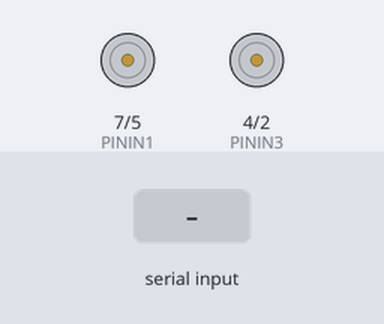
Simulated run of this sketch. Board: Arduino Uno, built with avr-gcc and run on an emulated ATmega328P. Parts: motor-driver pin pairs drawn as motors (green arrow = first pin HIGH = forward, orange = second pin HIGH = backward, longer = more drive, scaled by the enable pin). Inputs (shaded band) come from the test bench.

Above: at 1.2 s.
1.3 s: "w;" received over the second serial link
At 2.0 s:
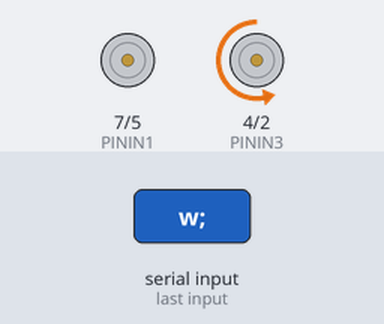
2.8 s: "d;" received over the second serial link
At 3.1 s:
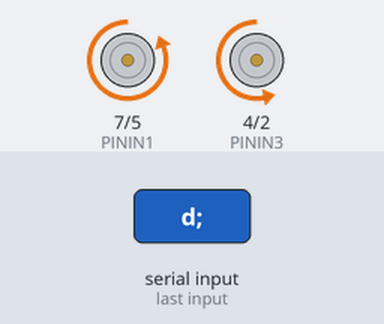
4.3 s: "s;" received over the second serial link
At 5.4 s:
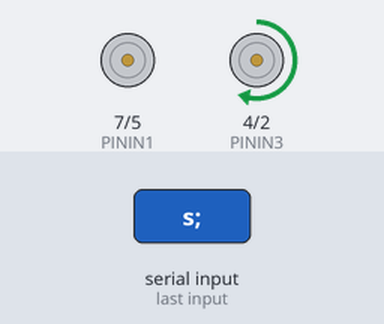
5.8 s: "a;" received over the second serial link
At 6.6 s:
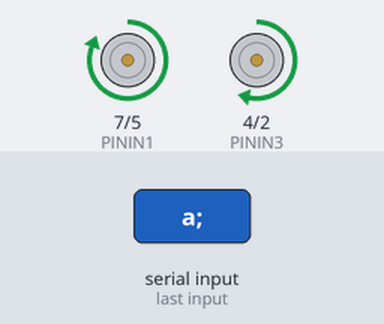
7.3 s: "c;" received over the second serial link
At 7.7 s:
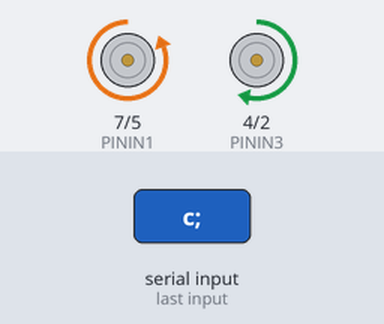
8.8 s: "q;" received over the second serial link
At 10.1 s:
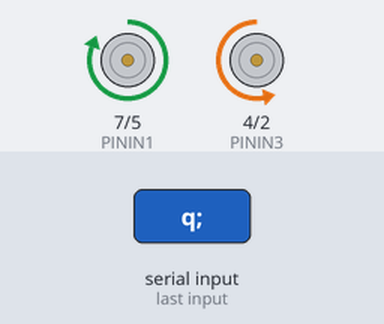
Timing chart, 0 to 11.3 s (numbered marks = the images above; inputs shaded):
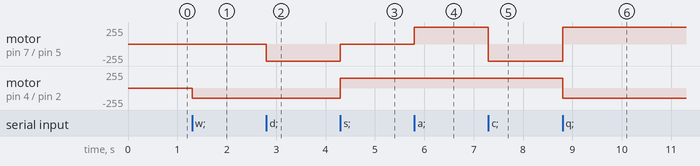

Measured:
- after the input at 1.3 s, motor on pin 4 (PININ3) / pin 2 (PININ4): stopped → backward 150/255 at once
- after the input at 2.8 s, motor on pin 7 (PININ1) / pin 5 (PININ2): stopped → backward 255/255 at once
- after the input at 4.3 s, motor on pin 7 (PININ1) / pin 5 (PININ2): backward 255/255 → stopped at once; motor on pin 4 (PININ3) / pin 2 (PININ4): backward 150/255 → forward 150/255 at once
- after the input at 5.8 s, motor on pin 7 (PININ1) / pin 5 (PININ2): stopped → forward 255/255 at once
- after the input at 7.3 s, motor on pin 7 (PININ1) / pin 5 (PININ2): forward 255/255 → backward 255/255 at once
- after the input at 8.8 s, motor on pin 7 (PININ1) / pin 5 (PININ2): backward 255/255 → forward 255/255 at once; motor on pin 4 (PININ3) / pin 2 (PININ4): forward 150/255 → backward 150/255 at once

The sketch:

ferrari_arduino.ino
```cpp
#include <SoftwareSerial.h>

#define PININ1 7
#define PININ2 5
#define PININ3 4
#define PININ4 2
#define PINENA 6
#define PINENB 3

#define PINTX 9
#define PINRX 8

#define TURN_SPEED 255
int SPEED;

char goAhead;
char turn;

SoftwareSerial bluetooth(PINRX, PINTX);

void setup() {

  initPins();
  setCarSpeed(150);
  bluetooth.print("Velocidade: ");
  bluetooth.println(SPEED);

}

void loop() {

  if (bluetooth.available()) {

    String option = bluetooth.readStringUntil(';');
    ferrari_control(option);

  }

}
```

controle_motor.ino
```cpp
void ferrari_control(String option) {

  if (option.charAt(0) == 'w') { // frente
    goAhead = 'w';
    turn = '0';

  } else if (option.charAt(0) == 'd') { // direita
    turn = 'd';

  } else if (option.charAt(0) == 's') { // tras
    goAhead = 's';
    turn = '0';

  } else if (option.charAt(0) == 'a') { // esquerda
    turn = 'a';

  } else if (option.charAt(0) == 'e') { // frente direita
    goAhead = 'w';
    turn = 'd';

  } else if (option.charAt(0) == 'c') { // tras direita
    goAhead = 's';
    turn = 'd';

  } else if (option.charAt(0) == 'z') { // tras esquerda
    goAhead = 's';
    turn = 'a';

  } else if (option.charAt(0) == 'q') { // tras direita
    goAhead = 'w';
    turn = 'a';

  } else if (option.charAt(0) == 'x') { // Aumenta velocidade máxima
    setCarSpeed(10);
    bluetooth.print("Velocidade: ");
    bluetooth.println(SPEED);

  } else if (option.charAt(0) == 'y') { // Diminui velocidade máxima
    setCarSpeed(-10);
    bluetooth.print("Velocidade: ");
    bluetooth.println(SPEED);

  } else { // parado
    goAhead = '0';
    turn = '0';

  }

  engineControl();

}

void engineControl() {

  if (goAhead == 'w') {
    motorControl(SPEED);
  } else if (goAhead == 's') {
    motorControl(-SPEED);
  } else {
    motorControl(0);
  }

  if (turn == 'd') {
    motorTurn(TURN_SPEED);
  } else if (turn == 'a') {
    motorTurn(-TURN_SPEED);
  } else {
    motorTurn(0);
  }

}

void motorControl(int ferrariSpeed) {

  if (ferrariSpeed < 0)   {
    ferrariSpeed *= -1;
    digitalWrite(PININ3, HIGH);
    digitalWrite(PININ4, LOW);
  } else {
    digitalWrite(PININ3, LOW);
    digitalWrite(PININ4, HIGH);
  }

  analogWrite(PINENB, ferrariSpeed);

}

void motorTurn(int ferrariSpeed) {

  if (ferrariSpeed < 0)   {
    ferrariSpeed *= -1;
    digitalWrite(PININ1, HIGH);
    digitalWrite(PININ2, LOW);
  } else {
    digitalWrite(PININ1, LOW);
    digitalWrite(PININ2, HIGH);
  }

  analogWrite(PINENA, ferrariSpeed);

}

void setCarSpeed(int carSpeed) {
  SPEED += carSpeed;

  if (SPEED > 255) {
    SPEED = 255;
  } else if (SPEED < 0) {
    SPEED = 0;
  }

}
```

init.ino
```cpp
void initPins() {

  pinMode(PININ1, OUTPUT);
  pinMode(PININ2, OUTPUT);
  pinMode(PININ3, OUTPUT);
  pinMode(PININ4, OUTPUT);
  pinMode(PINENA, OUTPUT);
  pinMode(PINENB, OUTPUT);

  bluetooth.begin(9600);
  Serial.begin(9600);

}
```
